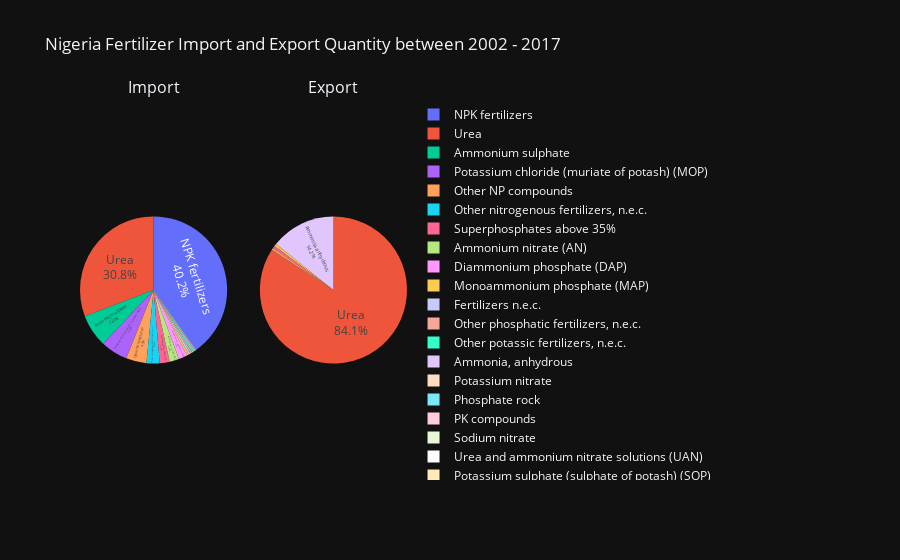

Here is the notebook cell this chart was saved with:
### Markdown cell above
### Subplot of Fertilizer `Import Quantity` and `Export Quantity` values in tonnes

### Code cell
plot_pie_chart("Nigeria Fertilizer Import and Export Quantity between 2002 - 2017","Import Quantity", "Export Quantity")

### Figure 1 — Plotly figure (JSON) as saved in the notebook; plotly's stock layout.template omitted (floating-point values rounded to 4 significant figures)
{"data": [{"domain": {"x": [0, 0.45], "y": [0, 1]}, "labels": ["NPK fertilizers", "Urea", "Ammonium sulphate", "Potassium chloride (muriate of potash) (MOP)", "Other NP compounds", "Other nitrogenous fertilizers, n.e.c.", "Superphosphates above 35%", "Ammonium nitrate (AN)", "Diammonium phosphate (DAP)", "Monoammonium phosphate (MAP)", "Fertilizers n.e.c.", "Other phosphatic fertilizers, n.e.c.", "Other potassic fertilizers, n.e.c.", "Ammonia, anhydrous", "Potassium nitrate", "Phosphate rock", "PK compounds", "Sodium nitrate", "Urea and ammonium nitrate solutions (UAN)", "Potassium sulphate (sulphate of potash) (SOP)", "Calcium ammonium nitrate (CAN) and other mixtures with calcium carbonate"], "name": "Import Quantity", "textinfo": "percent+label", "textposition": "inside", "type": "pie", "values": [2961000.0, 2269000.0, 532300.0, 437000.0, 331500.0, 213300.0, 161100.0, 151700.0, 140400.0, 33830.0, 32610.0, 30590.0, 28150.0, 15070.0, 8957.0, 7710.0, 6268.0, 3180.0, 2555.0, 1730.0, 189.1]}, {"domain": {"x": [0.55, 1], "y": [0, 1]}, "labels": ["Urea", "Ammonia, anhydrous", "Monoammonium phosphate (MAP)", "Superphosphates above 35%", "Other NP compounds", "Ammonium sulphate", "Ammonium nitrate (AN)", "Potassium chloride (muriate of potash) (MOP)", "Phosphate rock", "Other nitrogenous fertilizers, n.e.c.", "Fertilizers n.e.c."], "name": "Export Quantity", "textinfo": "percent+label", "textposition": "inside", "type": "pie", "values": [1024000.0, 173400.0, 6955.0, 6216.0, 5501.0, 399.1, 301, 192.4, 80.25, 14.51, 5.62]}], "layout": {"annotations": [{"font": {"size": 16}, "showarrow": false, "text": "Import", "x": 0.225, "xanchor": "center", "xref": "paper", "y": 1, "yanchor": "bottom", "yref": "paper"}, {"font": {"size": 16}, "showarrow": false, "text": "Export", "x": 0.775, "xanchor": "center", "xref": "paper", "y": 1, "yanchor": "bottom", "yref": "paper"}], "title": {"text": "Nigeria Fertilizer Import and Export Quantity between 2002 - 2017"}}}
